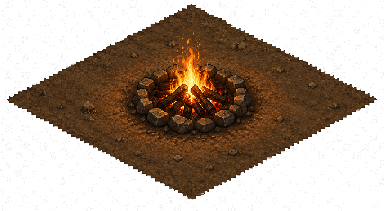
#> input picture src/content/objects/firecamp/art/fireplace.png, 384 x 211 px
$ python build-firecamp-unlit.py
#> lines starting #> are read from the running program, lines starting #| are printed output that depends on the picture
from __future__ import annotations

from pathlib import Path

from PIL import Image


ROOT = Path(__file__).resolve().parents[1]
ART_DIR = ROOT / "src" / "content" / "objects" / "firecamp" / "art"
SOURCE = ART_DIR / "fireplace.png"
OUT = ART_DIR / "fireplace_unlit.png"


def main() -> None:
    image = Image.open(SOURCE).convert("RGBA")
#> image is the input picture: PIL image 384x211 RGBA; mean R, G, B, A 39.2, 24, 11, 115
    pixels = image.load()

    for y in range(image.height):
      for x in range(image.width):
        r, g, b, a = pixels[x, y]

        if a == 0:
            continue

        is_flame = r > 105 and g > 28 and b < 120 and r > g * 1.04
        is_hot_core = r > 165 and g > 78 and b < 135

        if is_flame or is_hot_core:
            pixels[x, y] = (42, 31, 25, min(a, 74))

    image.save(OUT, optimize=True)
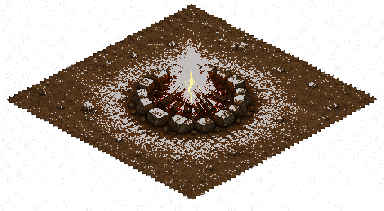
#> saved as fireplace_unlit.png: PIL image 384x211 RGBA; mean R, G, B, A 31.2, 19.9, 10.6, 100.4; transparent parts drawn white
    print(f"Wrote {OUT.relative_to(ROOT)}")


if __name__ == "__main__":
    main()
